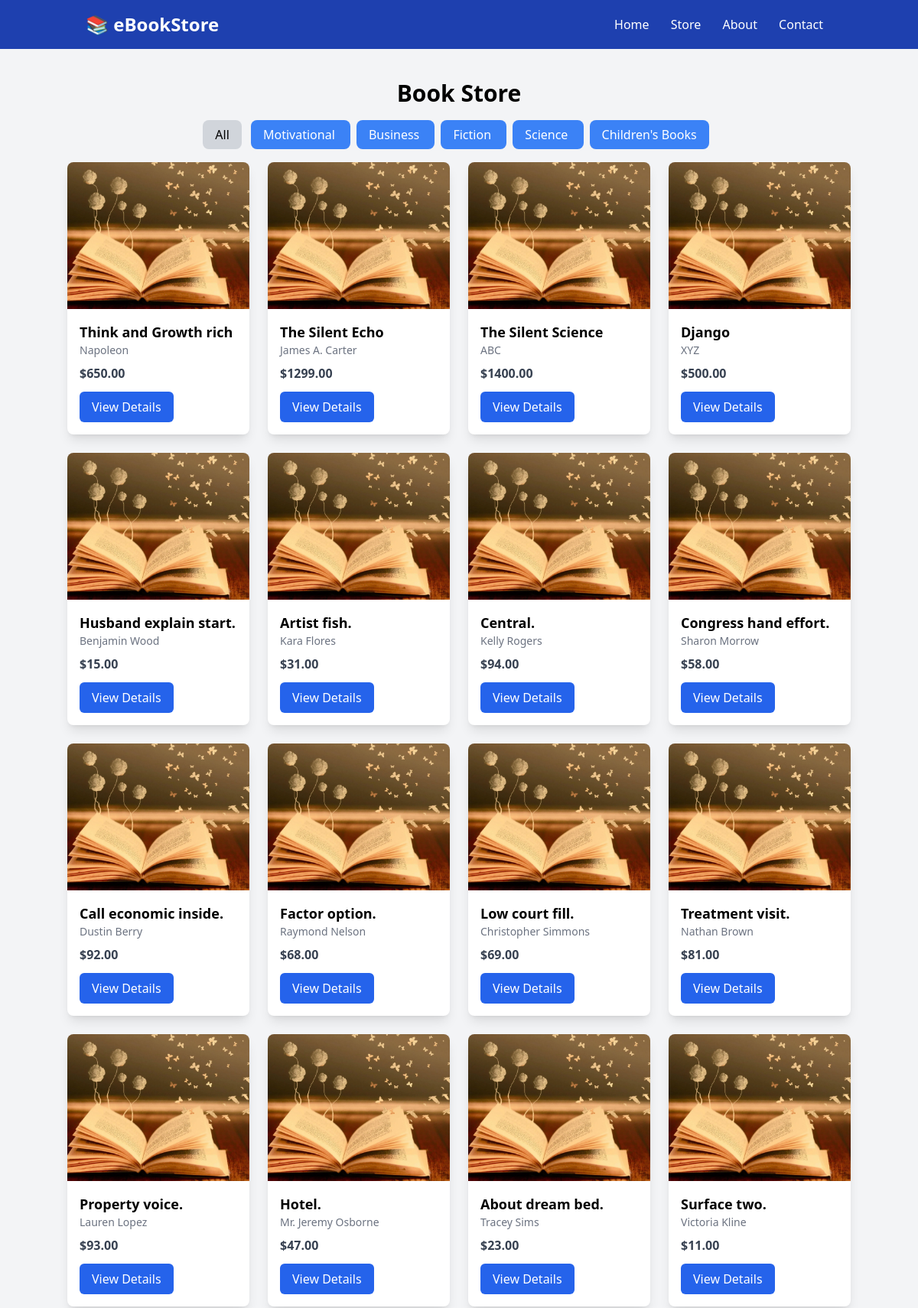
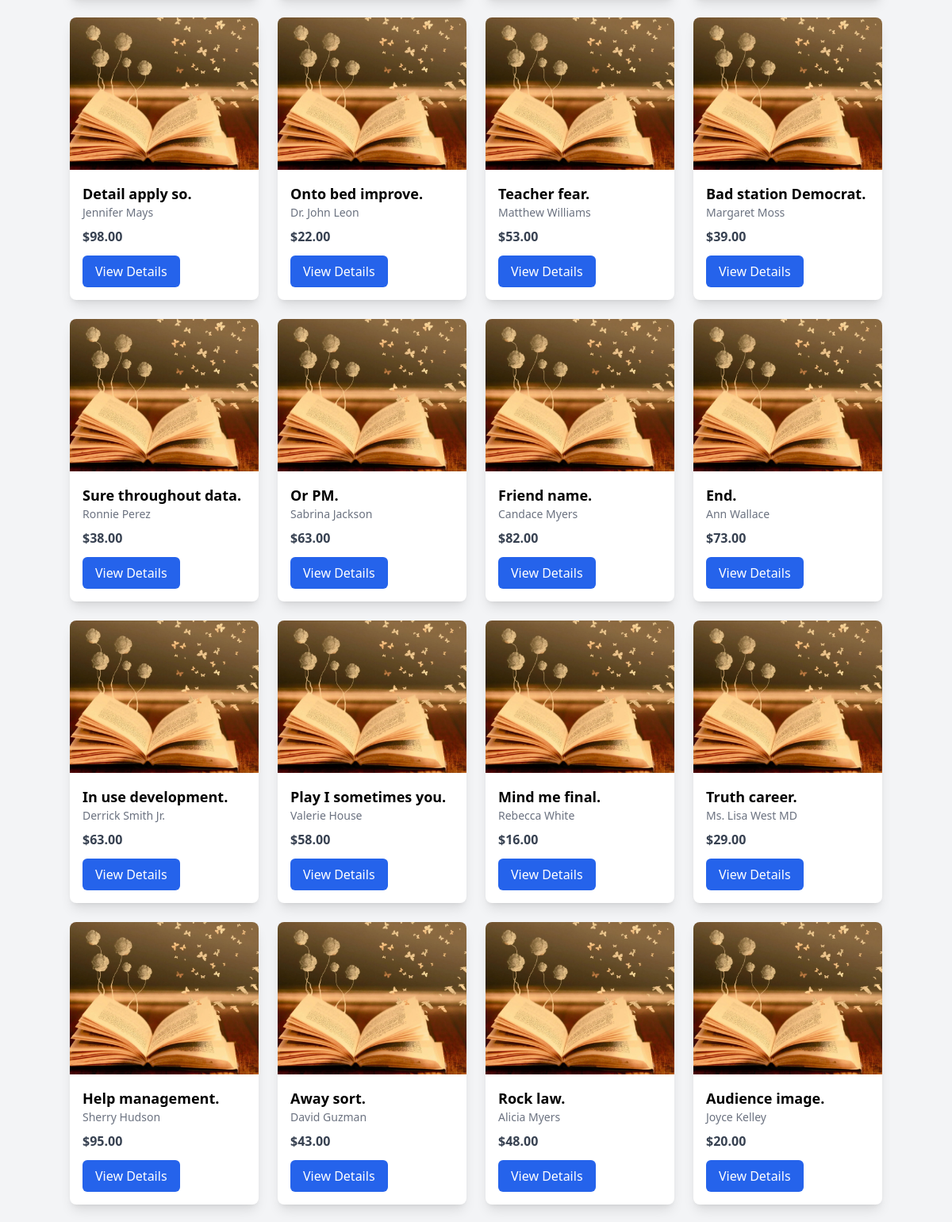
/store/ (upper part), run on the app's committed database (2 pictures, top to bottom).
### e_BookStore/models.py (models this page shows, shortened)
class Category(models.Model):
    name = models.CharField(max_length=100, unique=True)
    description = models.TextField(blank=True, null=True)
    created_at = models.DateTimeField(auto_now_add=True)
    updated_at = models.DateTimeField(auto_now=True)

class Book(models.Model):
    title = models.CharField(max_length=255)
    author = models.CharField(max_length=255)
    description = models.TextField()
    price = models.DecimalField(max_digits=10, decimal_places=2)
    stock = models.PositiveIntegerField()
    category = models.ForeignKey(Category, on_delete=models.CASCADE)  # Updated field
    cover_image = models.ImageField(upload_to='book_covers/', blank=True, null=True)
    published_date = models.DateField()
    created_at = models.DateTimeField(auto_now_add=True)
    updated_at = models.DateTimeField(auto_now=True)

### e_BookStore/views.py (the view)
# urls.py: path('store/', views.store, name='store'),
def store(request):
    category_id = request.GET.get('category')  # Get category from URL
    if category_id:
        books = Book.objects.filter(category_id=category_id)
    else:
        books = Book.objects.all()
    categories = Category.objects.all()  # Get all categories
    return render(request, 'store.html', {'books': books, 'categories': categories})

### e_BookStore/templates/store.html
{% extends 'base.html' %}
{% load static %}
{% block content %}
<div class="container mx-auto py-10">
    <h2 class="text-3xl font-bold text-center mb-6">Book Store</h2>
    <div class="mb-6 text-center">
        <a href="{% url 'store' %}" class="bg-gray-300 px-4 py-2 rounded-lg mr-2">All</a>
        {% for category in categories %}
        <a href="{% url 'store' %}?category={{ category.id }}" class="bg-blue-500 text-white px-4 py-2 rounded-lg hover:bg-blue-700 mr-2">
            {{ category.name }}
        </a>
        {% endfor %}
    </div>
    <div class="grid grid-cols-4 gap-6">
        {% for book in books %}
        <div class="bg-white shadow-lg rounded-lg overflow-hidden hover:shadow-xl transition">
            <img src="{% static 'images/124491.webp' %}" alt="{{ book.title }}" class="w-full h-48 object-cover">
            <div class="p-4">
                <h4 class="text-lg font-semibold">{{ book.title }}</h4>
                <p class="text-sm text-gray-500">{{ book.author }}</p>
                <p class="text-gray-700 font-bold mt-2">${{ book.price }}</p>
                <a href="{% url 'book_detail' book.id %}" class="mt-3 inline-block bg-blue-600 text-white px-4 py-2 rounded-md hover:bg-blue-700">
                    View Details
                </a>
            </div>
        </div>
        {% empty %}
        <p class="col-span-4 text-center text-gray-600">No books found.</p>
        {% endfor %}
    </div>
</div>
{% endblock %}

### data on the page
Category: name "Motivational"
Category: name "Business"
Category: name "Fiction"
Category: name "Science"
Category: name "Children's Books"
Book: title "Think and Growth rich", author "Napoleon", price "650.00"
Book: title "The Silent Echo", author "James A. Carter", price "1299.00"
Book: title "The Silent Science", author "ABC", price "1400.00"
Book: title "Django", author "XYZ", price "500.00"
Book: title "Husband explain start.", author "Benjamin Wood", price "15.00"
Book: title "Artist fish.", author "Kara Flores", price "31.00"
Book: title "Central.", author "Kelly Rogers", price "94.00"
Book: title "Congress hand effort.", author "Sharon Morrow", price "58.00"
Book: title "Call economic inside.", author "Dustin Berry", price "92.00"
Book: title "Factor option.", author "Raymond Nelson", price "68.00"
Book: title "Low court fill.", author "Christopher Simmons", price "69.00"
Book: title "Treatment visit.", author "Nathan Brown", price "81.00"
Book: title "Property voice.", author "Lauren Lopez", price "93.00"
Book: title "Hotel.", author "Mr. Jeremy Osborne", price "47.00"
Book: title "About dream bed.", author "Tracey Sims", price "23.00"
Book: title "Surface two.", author "Victoria Kline", price "11.00"
Book: title "Detail apply so.", author "Jennifer Mays", price "98.00"
Book: title "Onto bed improve.", author "Dr. John Leon", price "22.00"
Book: title "Teacher fear.", author "Matthew Williams", price "53.00"
Book: title "Bad station Democrat.", author "Margaret Moss", price "39.00"
Book: title "Sure throughout data.", author "Ronnie Perez", price "38.00"
Book: title "Or PM.", author "Sabrina Jackson", price "63.00"
Book: title "Friend name.", author "Candace Myers", price "82.00"
Book: title "End.", author "Ann Wallace", price "73.00"
Book: title "In use development.", author "Derrick Smith Jr.", price "63.00"
Book: title "Play I sometimes you.", author "Valerie House", price "58.00"
Book: title "Mind me final.", author "Rebecca White", price "16.00"
Book: title "Truth career.", author "Ms. Lisa West MD", price "29.00"
Book: title "Help management.", author "Sherry Hudson", price "95.00"
Book: title "Away sort.", author "David Guzman", price "43.00"
Book: title "Rock law.", author "Alicia Myers", price "48.00"
Book: title "Audience image.", author "Joyce Kelley", price "20.00"
